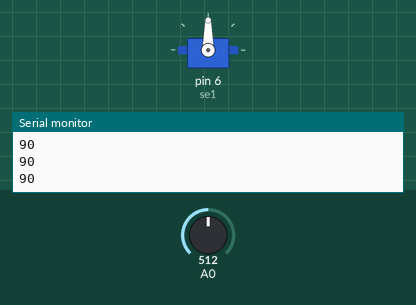
Recording of a sketch running on a simulated Arduino Uno, built with avr-gcc and run on an emulated ATmega328P. On the bench: servo, the last lines printed to the serial monitor. The inputs (shaded band) are chosen by the test bench; at power-on: A0 = 512.

Above: at 1.2 s.
1.3 s: A0 set to 716
At 2.5 s:
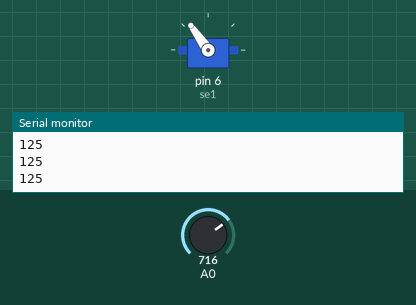
2.8 s: A0 set to 900
At 4.0 s:
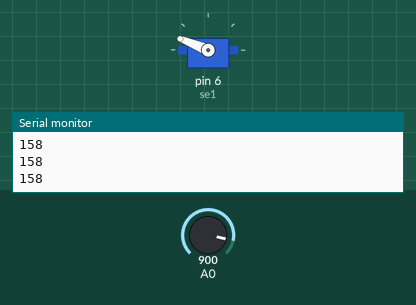
4.3 s: A0 set to 1023
At 4.8 s:
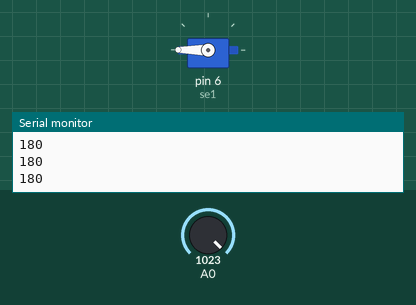
5.8 s: A0 set to 306
At 6.3 s:
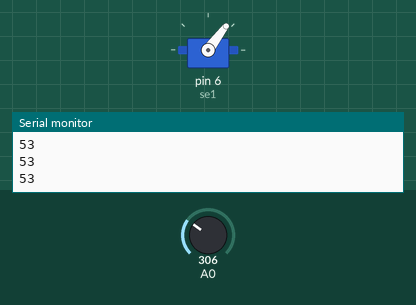
7.3 s: A0 set to 122
At 7.7 s:
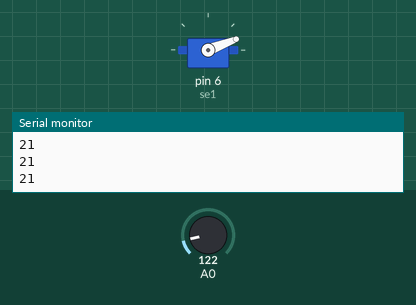
8.8 s: A0 set to 0
At 9.5 s:
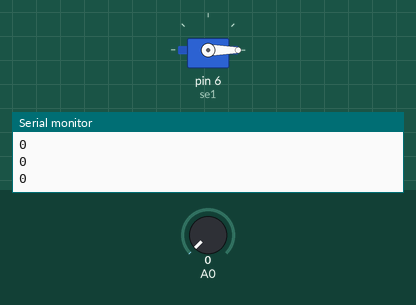
Timing chart, 0 to 11.3 s (numbered marks = the images above; inputs shaded):
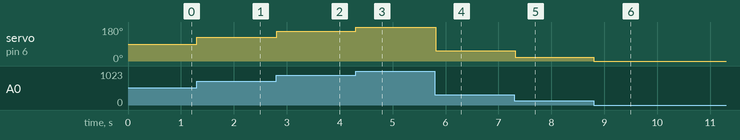

Measured:
- after the input at 1.3 s, servo on pin 6 (se1): 90° → 125° at once
- after the input at 2.8 s, servo on pin 6 (se1): 125° → 158° at once
- after the input at 4.3 s, servo on pin 6 (se1): 158° → 180° at once
- after the input at 5.8 s, servo on pin 6 (se1): 180° → 53° at once
- after the input at 7.3 s, servo on pin 6 (se1): 53° → 21° at once
- after the input at 8.8 s, servo on pin 6 (se1): 21° → 0° at once

The sketch:

chietap.ino
```cpp
#include<Servo.h>
Servo se1;
void setup()
{
  Serial.begin(9600);
  se1.attach(6);
}

void loop()
{
  int val = analogRead(A0);//val nằm trong 0 1203
 // Serial.println(val);
  int gtr = map(val, 0,1023, 0,180);
  Serial.println(gtr);
  se1.write(gtr);
  delay(20);
}
```
